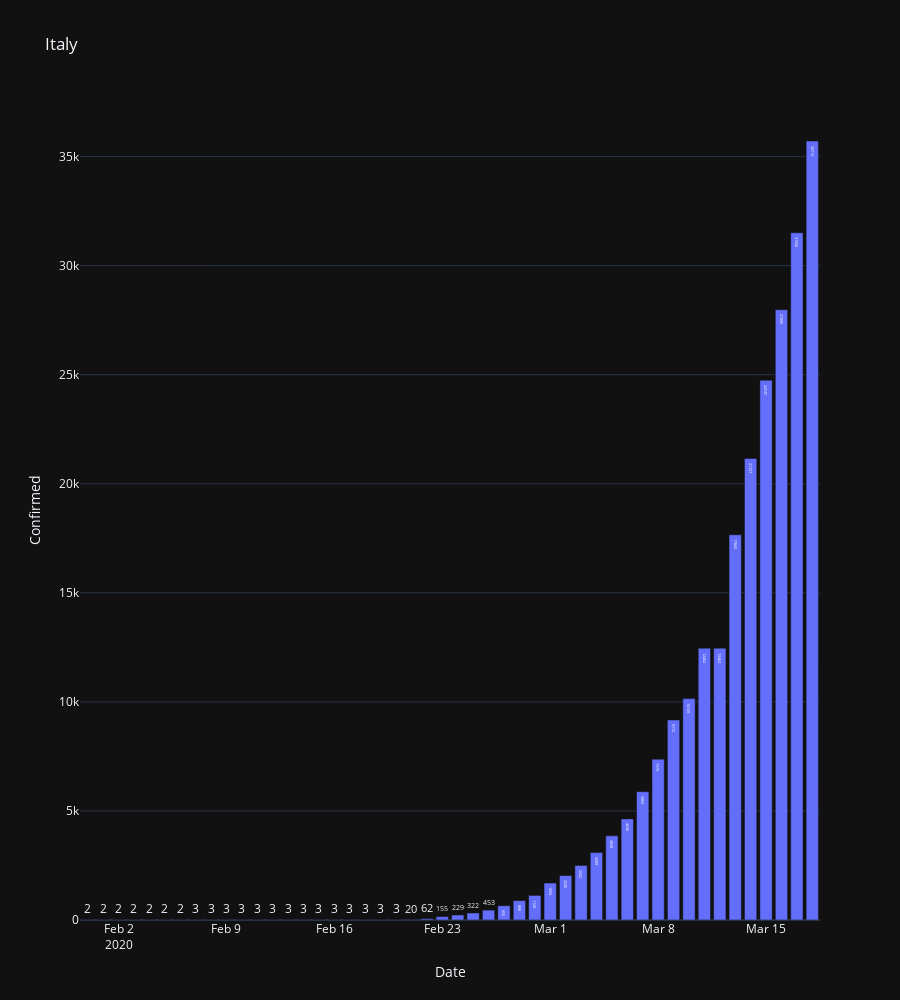

The code cell stored with this chart in its notebook:
### Markdown cell above
### **Italy**

### Code cell
barPlotter("Italy")

### Figure 1 — Plotly figure (JSON) as saved in the notebook; plotly's stock layout.template omitted (floating-point values rounded to 4 significant figures)
{"data": [{"alignmentgroup": "True", "hoverlabel": {"namelength": 0}, "hovertemplate": "Date=%{x}<br>Confirmed=%{text}", "legendgroup": "", "marker": {"color": "#636efa"}, "name": "", "offsetgroup": "", "orientation": "v", "showlegend": false, "text": [2, 2, 2, 2, 2, 2, 2, 3, 3, 3, 3, 3, 3, 3, 3, 3, 3, 3, 3, 3, 3, 20, 62, 155, 229, 322, 453, 655, 888, 1128, 1694, 2036, 2502, 3089, 3858, 4636, 5883, 7375, 9172, 10149, 12462, 12462, 17660, 21157, 24747, 27980, 31506, 35713], "textposition": "auto", "type": "bar", "x": ["2020-01-31T00:00:00", "2020-02-01T00:00:00", "2020-02-02T00:00:00", "2020-02-03T00:00:00", "2020-02-04T00:00:00", "2020-02-05T00:00:00", "2020-02-06T00:00:00", "2020-02-07T00:00:00", "2020-02-08T00:00:00", "2020-02-09T00:00:00", "2020-02-10T00:00:00", "2020-02-11T00:00:00", "2020-02-12T00:00:00", "2020-02-13T00:00:00", "2020-02-14T00:00:00", "2020-02-15T00:00:00", "2020-02-16T00:00:00", "2020-02-17T00:00:00", "2020-02-18T00:00:00", "2020-02-19T00:00:00", "2020-02-20T00:00:00", "2020-02-21T00:00:00", "2020-02-22T00:00:00", "2020-02-23T00:00:00", "2020-02-24T00:00:00", "2020-02-25T00:00:00", "2020-02-26T00:00:00", "2020-02-27T00:00:00", "2020-02-28T00:00:00", "2020-02-29T00:00:00", "2020-03-01T00:00:00", "2020-03-02T00:00:00", "2020-03-03T00:00:00", "2020-03-04T00:00:00", "2020-03-05T00:00:00", "2020-03-06T00:00:00", "2020-03-07T00:00:00", "2020-03-08T00:00:00", "2020-03-09T00:00:00", "2020-03-10T00:00:00", "2020-03-11T00:00:00", "2020-03-12T00:00:00", "2020-03-13T00:00:00", "2020-03-14T00:00:00", "2020-03-15T00:00:00", "2020-03-16T00:00:00", "2020-03-17T00:00:00", "2020-03-18T00:00:00"], "xaxis": "x", "y": [2, 2, 2, 2, 2, 2, 2, 3, 3, 3, 3, 3, 3, 3, 3, 3, 3, 3, 3, 3, 3, 20, 62, 155, 229, 322, 453, 655, 888, 1128, 1694, 2036, 2502, 3089, 3858, 4636, 5883, 7375, 9172, 10149, 12462, 12462, 17660, 21157, 24747, 27980, 31506, 35713], "yaxis": "y"}], "layout": {"barmode": "relative", "height": 1000, "legend": {"tracegroupgap": 0}, "title": {"text": "Italy"}, "xaxis": {"anchor": "y", "domain": [0, 1], "title": {"text": "Date"}}, "yaxis": {"anchor": "x", "domain": [0, 1], "title": {"text": "Confirmed"}}}}
